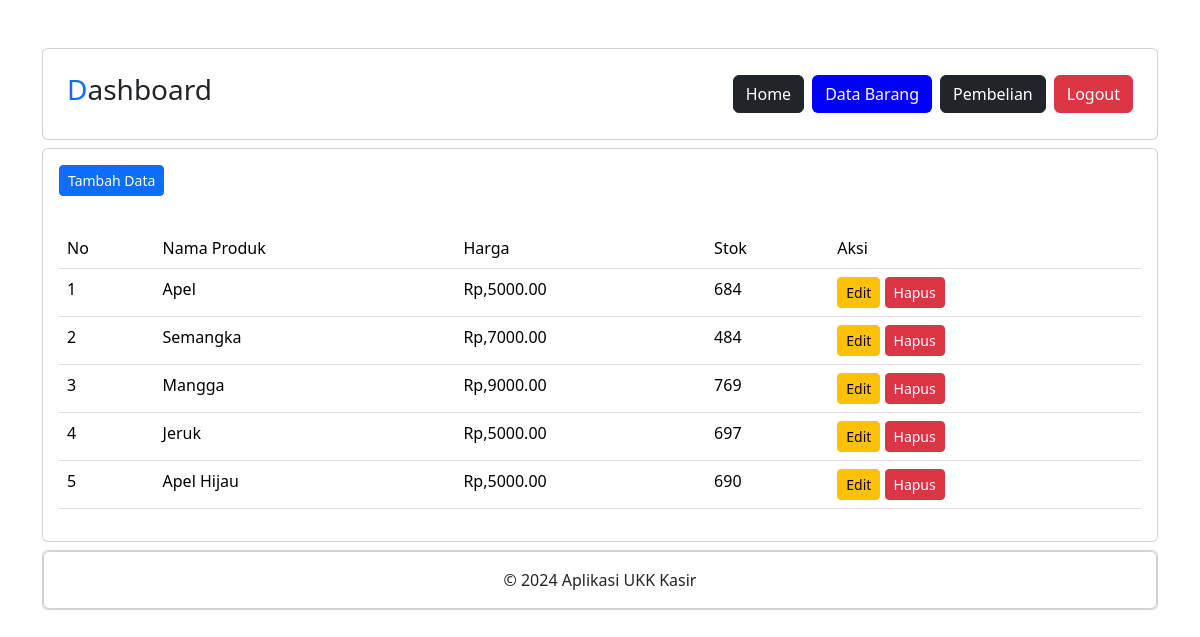
Page /petugas/data_barang.php (signed in) on the committed database.
### tables this page shows
CREATE TABLE `produk` (
  `produk_id` int(11) NOT NULL,
  `nama_produk` varchar(255) NOT NULL,
  `harga` decimal(10,2) NOT NULL,
  `stok` int(11) NOT NULL
);

### petugas/data_barang.php (the view, shortened to what this page needs)
<?php
include "header.php";
include "navbar.php";
include "../koneksi.php";
?>
<div class="card mt-2">
    <div class="card-body">
        <button type="button" class="btn btn-primary btn-sm" data-bs-toggle="modal" data-bs-target="#tambah-data">
            Tambah Data
        </button>
    </div>
    <div class="card-body">
        <table class="table">
            <thead>
                <tr>
                    <td>No</td>
                    <td>Nama Produk</td>
                    <td>Harga</td>
                    <td>Stok</td>
                    <td>Aksi</td>
                </tr>
            </thead>
            <tbody>
                <?php
                $no=1;
                $data=mysqli_query($conn, "SELECT * FROM produk");
                while($d = mysqli_fetch_assoc($data)) : ?>
                    <tr>
                        <td><?= $no++ ?></td>
                        <td><?= $d['nama_produk'] ?></td>
                        <td>Rp,<?= $d['harga'] ?></td>
                        <td><?= $d['stok'] ?></td>
                        <td>
                            <button type="button" class="btn btn-warning btn-sm" data-bs-toggle="modal" data-bs-target="#edit-data<?= $d['produk_id']; ?>">
                                Edit
                            </button>
                            <button type="button" class="btn btn-danger btn-sm" data-bs-toggle="modal" data-bs-target="#hapus-data<?= $d['produk_id']; ?>">
                                Hapus
                            </button>
                        </td>
                    </tr>
                    <?php endwhile; ?>
                </tbody>
            </table>
        </div>
    </div>
    <?php
include "footer.php";
?>

### rows in the picture
produk: nama_produk "Apel", harga "5000.00", stok "684"
produk: nama_produk "Semangka", harga "7000.00", stok "484"
produk: nama_produk "Mangga", harga "9000.00", stok "769"
produk: nama_produk "Jeruk", harga "5000.00", stok "697"
produk: nama_produk "Apel Hijau", harga "5000.00", stok "690"
